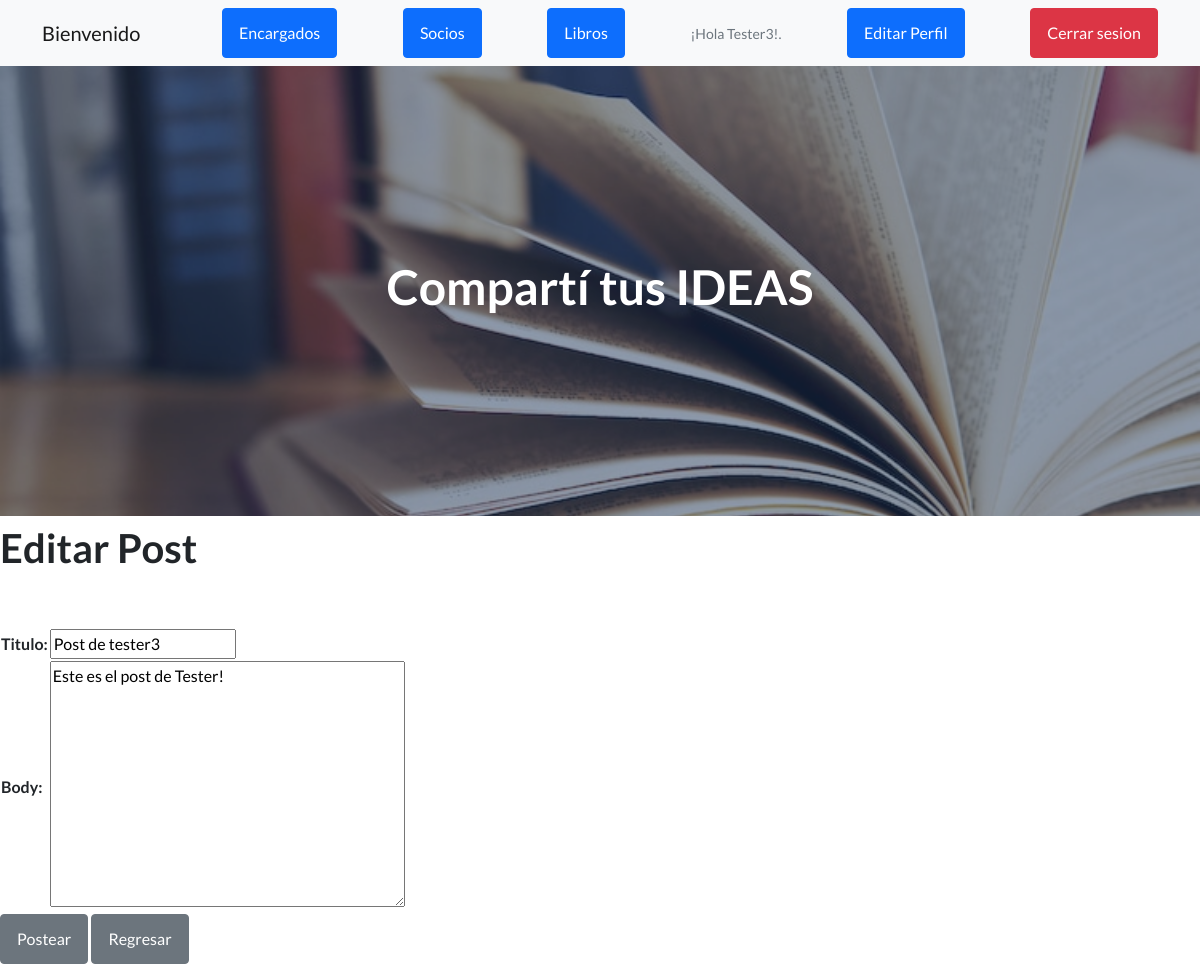
Page /app_biblioteca/article_detail/editar_post/20 (signed in) on the earlier database version.
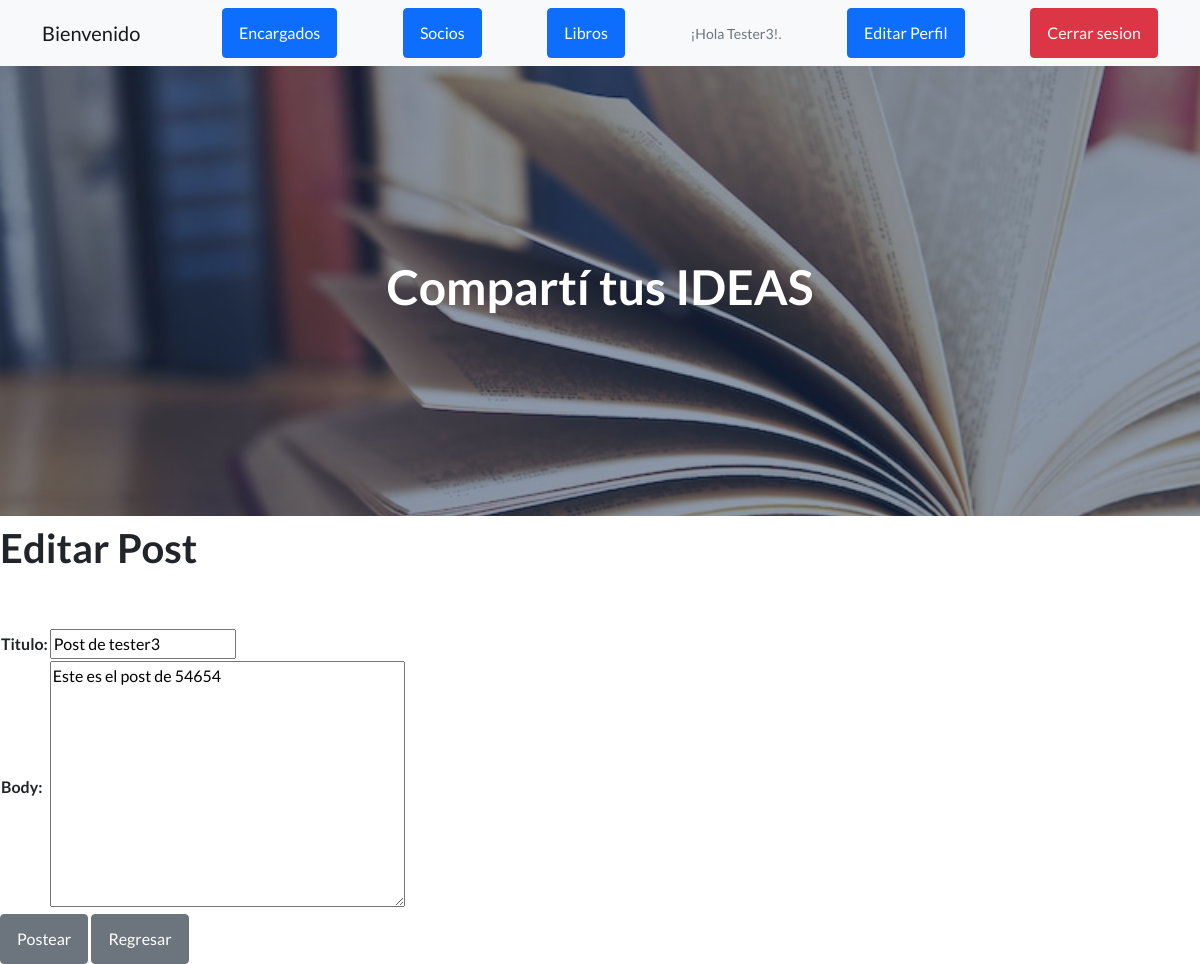
Same page on the later database version.
### app_biblioteca/models.py (models this page shows, shortened)
class Post(models.Model):
    titulo = models.CharField(max_length=255)
    autor = models.ForeignKey(User, on_delete=models.CASCADE)
    body = models.TextField()

### app_biblioteca/views.py (the view)
# urls.py: path('article_detail/editar_post/<int:pk>', editar_post.as_view(), name = 'editar_post'),
class editar_post(UpdateView):
    model = Post
    form_class = EditarForm
    template_name = 'app_biblioteca/editar_post.html'

### app_biblioteca/forms.py
class EditarForm(forms.ModelForm):
    class Meta:
        model = Post
        fields = ('titulo','body')
        widget = {
            'titulo': forms.TextInput(attrs={'class':'form-control'}),
            'autor': forms.Select(attrs={'class':'form-control'}),
            'body': forms.Textarea(attrs={'class':'form-control'}),
        }

### app_biblioteca/templates/app_biblioteca/editar_post.html (shortened to what this page needs)
{% extends 'app_biblioteca/inicio.html' %}
{% load static %}
{% block titulo %}
<h1>Compartí tus IDEAS</h1>
{% endblock %}
{% block contenido_que_cambia %}
{% if user.is_authenticated %}
    <h1>Editar Post</h1>
    <br></br>
    <div class="form-group">
    <table>
        <form method="POST">
            {{ form.as_table }}
        </table>
            <button class="btn btn-secondary">Postear</button>
            <a class="btn btn-secondary" href="{% url 'social' %}">Regresar</a>
    </div>
{% endif %}
{% endblock %}

Differences in the rows shown:
changed Post "Post de tester3": body "Este es el post de Tester!" → "Este es el post de 54654"
